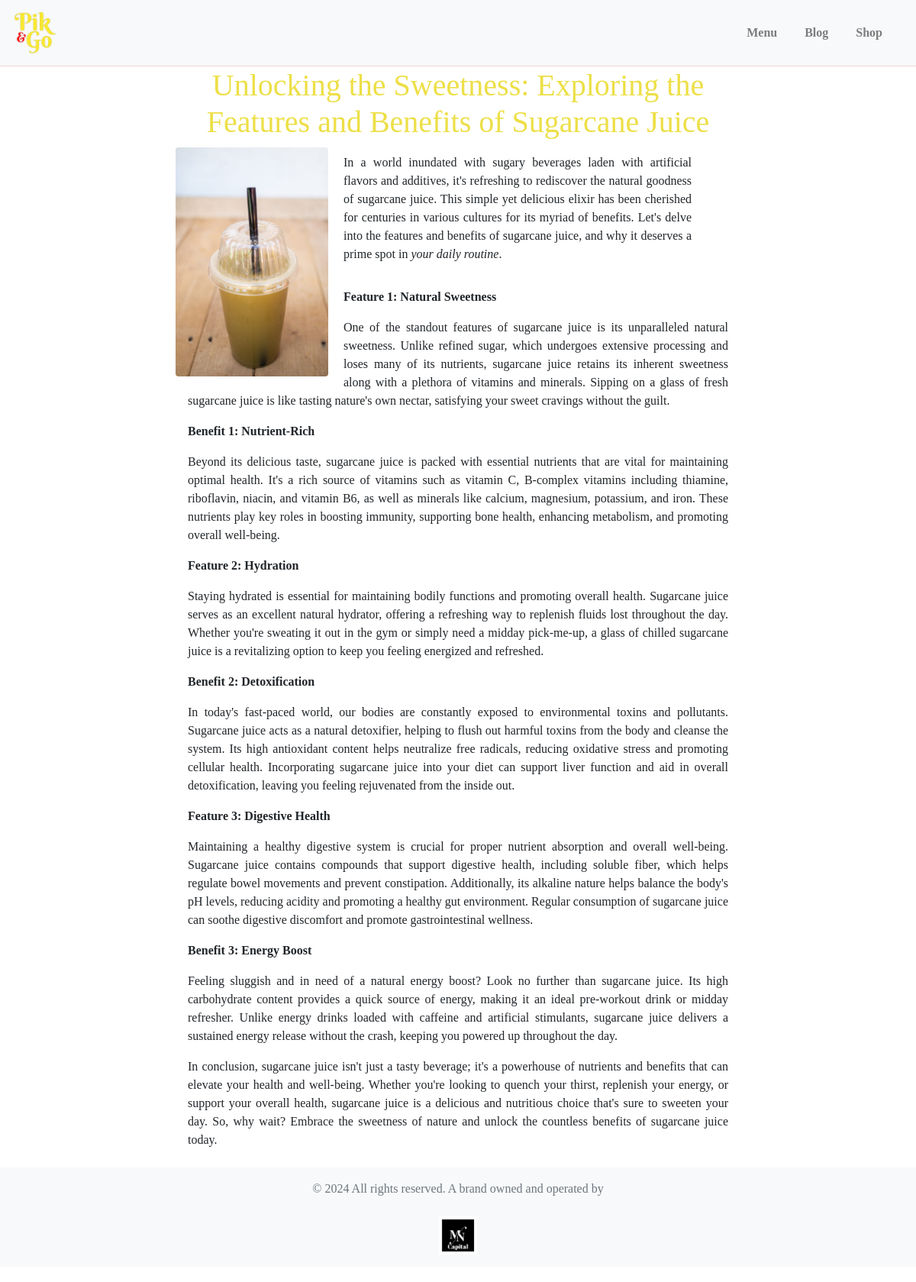
The app's page /post/4 with its own data.
### app/models.py (models this page shows)
class Content(db.Model):
    id = db.Column(db.Integer, primary_key=True)
    title = db.Column(db.String(255), nullable=False)
    body = db.Column(db.Text, nullable=False)
    image_filename = db.Column(db.String(255))
    created_at = db.Column(db.DateTime, default=datetime.utcnow())
    author = db.Column(db.String(100), nullable=False, default='')

### app/routes.py (the view)
@bp.route('/post/<int:post_id>')
def post(post_id):
    post = Content.query.get(post_id)
    if post:
        return render_template('post.html', post=post)
    else:
        flash('Post not found', 'danger')
        return redirect(url_for('routes.index'))

### app/templates/post.html (shortened to what this page needs)
{% extends 'base.html' %}
{% block content %}
<div class="container">
    <h1>{{ post.title }}</h1>
    {% if post.image_filename %}
        <img src="{{ url_for('static', filename='uploads/' + post.image_filename) }}" alt="Post Image" class="img-fluid rounded float-left" style="max-width: 200px; max-height: 350px; margin-right: 20px;" loading="lazy">
    {% endif %}
    {{ post.body | safe }}
</div>
{% endblock %}

### app/static/css/style.css (style rules this page uses)
body { font-family: 'BerkshireSwash', cursive; }
body { text-align: justify; margin-bottom: 20px; line-height: 1.5; }
h1, h2, h3, h4 { font-family: 'BerkshireSwash', cursive; color: rgb(237, 223, 71); text-align: center; padding: 1px; }
.container { max-width: 800px; margin: 0 auto; }

### records on screen
Content: title "Unlocking the Sweetness: Exploring the Features and Benefits of Sugarcane Juice", image_filename (picture), body "In a world inundated with sugary beverages laden with artificial flavors and additives, it's refreshing to rediscover the natural goodness of sugarcane juice. This simple yet delicious elixir has been cherished for centuries in various cultures for its myriad of benefits. Let's delve into the features and benefits of sugarcane juice, and why it deserves a prime spot in your daily routine . Feature 1: Natural Sweetness One of the standout features of sugarcane juice is its unparalleled natural sweetness. Unlike refined sugar, which undergoes extensive processing and loses many of its nutrients, sugarcane juice retains its inherent sweetness along with a plethora of vitamins and minerals.…"
